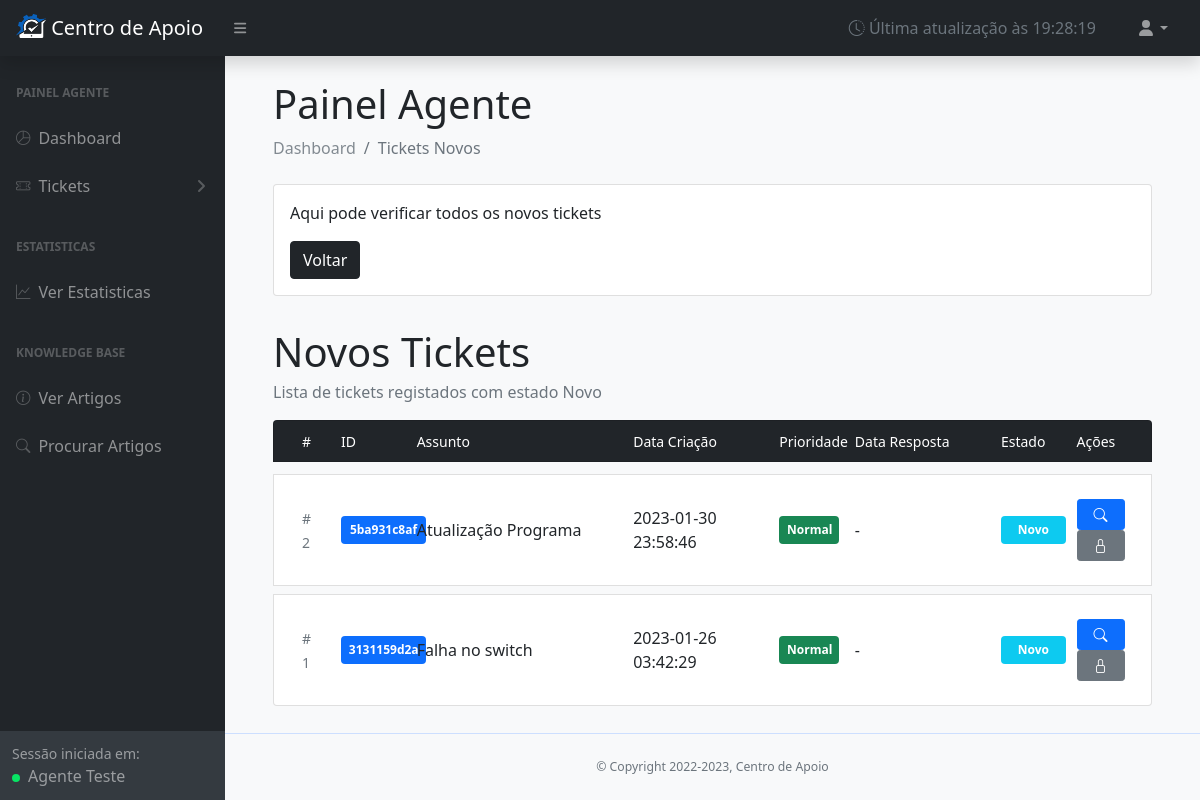
The page /root_live/agent-panel/agente-tickets-novos.php (signed in) on the database its author committed.
### tables this page shows
CREATE TABLE `tickets` (
  `id` int(11) NOT NULL,
  `ticket_id` varchar(255) NOT NULL,
  `user_id` tinyint(4) NOT NULL,
  `status` int(11) NOT NULL DEFAULT 0,
  `prioridade` int(11) NOT NULL DEFAULT 0,
  `nome` varchar(255) NOT NULL,
  `telefone` varchar(255) NOT NULL,
  `email` varchar(255) NOT NULL,
  `nome_empresa` varchar(255) NOT NULL,
  `dep_empresa` varchar(255) NOT NULL,
  `categoria` int(255) NOT NULL,
  `assunto` varchar(255) NOT NULL,
  `message` text NOT NULL,
  `date` timestamp NOT NULL DEFAULT current_timestamp(),
  `date_reply` timestamp NOT NULL DEFAULT '0000-00-00 00:00:00'
);

### root_live/agent-panel/agente-tickets-novos.php (the view, shortened to what this page needs)
<?php
include('../components/page-head.php');
?>
<?php
$estado_0 = "Novo";
$estado_1 = "Aberto";
$estado_2 = "Fechado";
$prioridade_0 = "Normal";
$prioridade_1 = "Alta";
$db = new DB();
$dbconn = $db->conn;
$latest = [];
$sql = "SELECT * FROM tickets WHERE status=0 ORDER BY date DESC";
$recodes = mysqli_query($dbconn, $sql);
if ($recodes->num_rows > 0) {
    while ($row = $recodes->fetch_assoc()) {
        $latest[] = $row;
    }
}
?>
<body class="sb-nav-fixed">
    <?php include('../global-panel/components/topnav-painel.php'); ?>
    <div id="layoutSidenav">
        <?php include('../global-panel/components/sidebar-painel.php'); ?>
        <div id="layoutSidenav_content" class="bg-light">
            <main>
                <div class="container-fluid px-5">
                    <h1 class="mt-4">Painel Agente</h1>
                    <ol class="breadcrumb mb-4">
                        <li class="breadcrumb-item"><a href="../agent-panel/painel-agente.php">Dashboard</a></li>
                        <li class="breadcrumb-item active">Tickets Novos</li>
                    </ol>
                    <div class="row">
                        <div class="col-xl-12">
                            <div class="card mb-4">
                                <div class="card-body">
                                    <p>Aqui pode verificar todos os novos tickets</p>
                                    <a href="../agent-panel/painel-agente.php" class="btn btn-dark">Voltar</a>
                                </div>
                            </div>
                        </div>
                    </div>
                    <h1 class="mt-2 mb-1">Novos Tickets</h1>
                    <div class="text-muted">
                        Lista de tickets registados com estado Novo
                    </div>
                    <div class="bg-light my-3">
                        <ul class="list-group">
                            <div class="d-none d-lg-block list-group-item bg-dark text-white mb-2">
                                <div class="container-fluid">
                                    <div class="row justify-content-between">
                                        <div class="col-lg-1 col-sm-12" style="width:4% !important;">
                                            <small>#</small>
                                        </div>
                                        <div class="col-lg-1 col-sm-12">
                                            <small>ID</small>
                                        </div>
                                        <div class="col-lg-3 col-sm-12">
                                            <small>Assunto</small>
                                        </div>
                                        <div class="col-lg-2 col-sm-12">
                                            <small>Data Criação</small>
                                        </div>
                                        <div class="col-lg-1 col-sm-12">
                                            <small>Prioridade</small>
                                        </div>
                                        <div class="col-lg-2 col-sm-12">
                                            <small>Data Resposta</small>
                                        </div>
                                        <div class="col-lg-1 col-sm-12">
                                            <small>Estado</small>
                                        </div>
                                        <div class="col-lg-1 col-sm-12">
                                            <small>Ações</small>
                                        </div>
                                    </div>
                                </div>
                            </div>
                            <?php if (count($latest) > 0) {
                                $contador = count($latest);
                                foreach ($latest as $k => $v) {
                                    echo '
                                    <li href="../user-panel/ticket.php?id=' . $v['id'] . '" class="list-group-item list-group-item-action my-1" aria-current="true">
                                        <div class="container-fluid">
                                            <div class="row d-flex justify-content-between align-items-center py-3">
                                                <div class="col-lg-1 col-sm-12" style="width:4% !important;">
                                                    <span class="text-muted"><small># ' . ($contador > 0 ? $contador-- : $contador = 0) . '</small></span>
                                                </div>
                                                <div class="col-lg-1 col-sm-12">
                                                    <span style="width: 85px;" class="badge bg-primary">' . $v['ticket_id'] . '</span>
                                                </div>
                                                <div class="col-lg-3 col-sm-12">
                                                    <span>' . $v['assunto'] . '</span>
                                                </div>
                                                <div class="col-lg-2 col-sm-12">
                                                    <span>' . $v['date'] . '</span>
                                                </div>
                                                <div class="col-lg-1 col-sm-12">
                                                    <span style="width: 60px; "class="badge ' . (($v['prioridade'] == 0) ? "bg-success" : "bg-danger") . '">' . (($v['prioridade'] == 0) ? $prioridade_0 : $prioridade_1) . '</span>
                                                </div>
                                                <div class="col-lg-2 col-sm-12">
                                                    <span>' . (($v['date_reply'] == '0000-00-00 00:00:00') ? '-' : $v['date_reply']) . '</span>
                                                </div>
                                                <div class="col-lg-1 col-sm-12">
                                                    <span style="width: 65px;" class="badge ' . (($v['status'] == 0) ? "bg-info" : (($v['status'] == 1) ? "bg-warning" : "bg-dark")) . '">' . (($v['status'] == 0) ? $estado_0 : (($v['status'] == 1) ? $estado_1 : $estado_2)) . '</span>
                                                </div>
                                                <div class="col-lg-1 col-sm-12">
                                                    <a class="btn btn-sm btn-primary px-3" href="../agent-panel/ticket-agente.php?id=' . $v['id'] . '"><i class="bi bi-search"></i></a>
                                                    ' . (($v['status'] < 2) ? '<a href="../agent-panel/fechar-ticket.php?id=' . $v['id'] . '" class="btn btn-sm btn-secondary px-3"><i class="bi bi-lock"></i></a>' : '') . '
                                                </div>
                                            </div>
                                        </div>
                                    </li>
                                ';
                                }
                            } else {
                                echo '<div class="alert alert-info">Não existem tickets novos registados</div>';
                            } ?>
                        </ul>
                    </div>
                </div>
            </main>
            <?php include('../components/panels/footer-panel.php'); ?>
        </div>
    </div>
</body>
</html>

### root_live/assets/css/app.css (style rules this page uses)
.breadcrumb { text-decoration: none; }
.breadcrumb-item > a { color: #828a91; text-decoration: none; }

### rows shown on the page
tickets: ticket "5ba931c8af", assunto "Atualização Programa", date "2023-01-30 23:58:46"
tickets: ticket "3131159d2a", assunto "Falha no switch", date "2023-01-26 03:42:29"

### other values the page prints
$_SESSION['nome'] "Agente"
$_SESSION['apelido'] "Teste"
